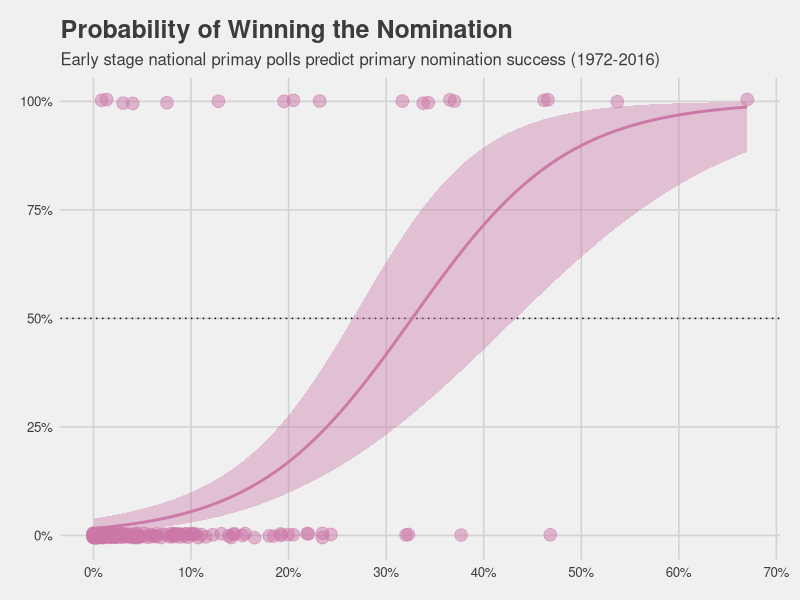
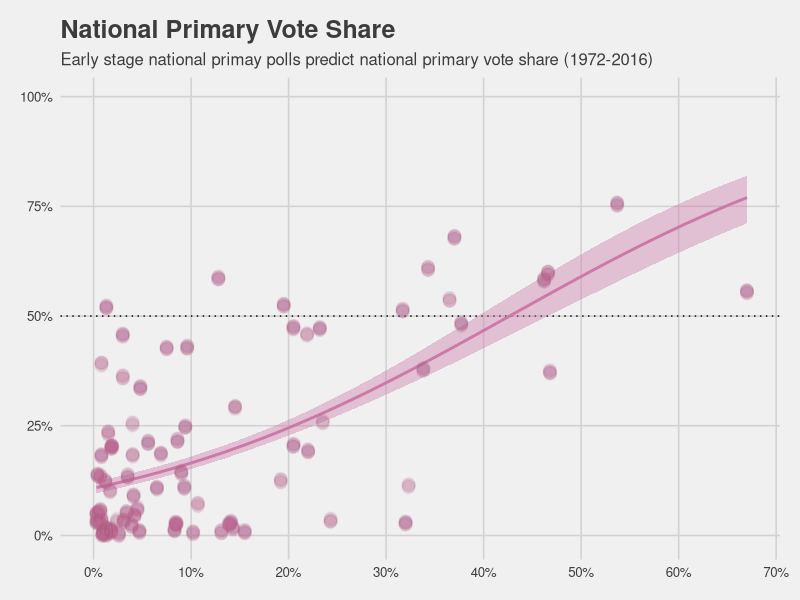
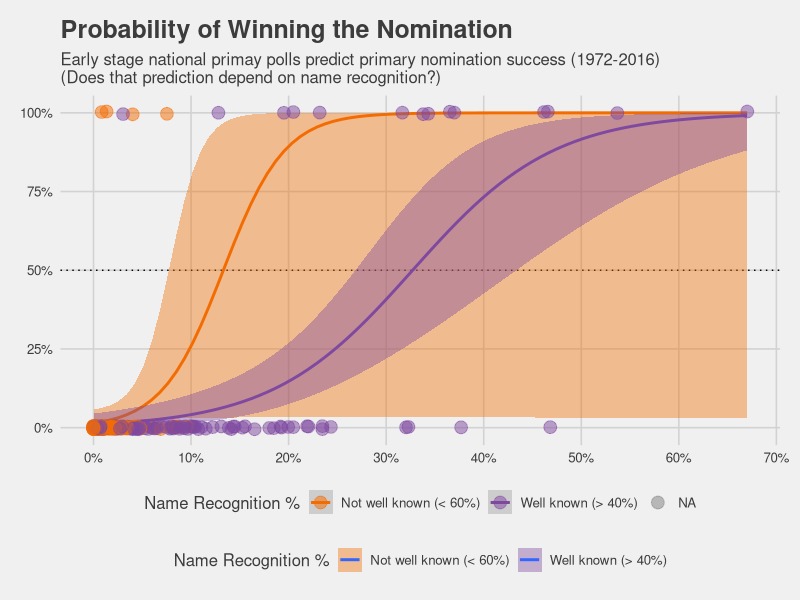
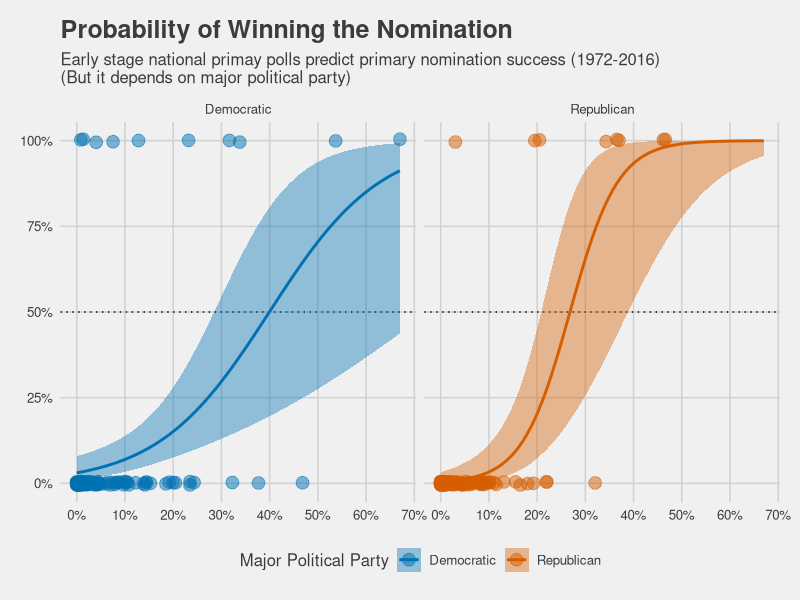

Generate these figures, in order, with R:
## ---- chunk 1

# Install and/or load packages

# install.packages("tidyverse")
# install.packages("readxl")
# install.packages("scales")
# install.packages("knitr")
# install.packages("kableExtra")
# install.packages("formattable")
# install.packages("ggthemes")
# install.packages("ggrepel")
# install.packages("effects")
# install.packages("pROC")

library(tidyverse)
library(readxl)
library(scales)
library(knitr)
library(kableExtra)
library(formattable)
library(ggthemes)
library(ggrepel)
library(effects)
library(pROC)

# Read polling average and name recognition data
primary_pollavrg_nr <- read_xlsx(path = "data/president_primary_pollavrg_name_recognition.xlsx", sheet = "clean", na = "-9999")

# Read primary results data
presidential_primary_results <- paste0(rep(c("democratic", "republican"), times = length(seq(1972, 2016, 4))), rep(seq(1972, 2016, 4), each = 2)) %>% 
  map_df(function(primary_sheet) {
    # read sheet
    # restructure so each candidate gets a row
    # add a primary party and primary year variable
    read_xlsx(path = "data/presidential_primary_results.xlsx", sheet = primary_sheet, na = "-9999") %>% 
      gather(key = candidate_lastname, value = result, -c(Date, State, note, metric)) %>% 
      mutate(primary_sheet = primary_sheet,
             primary_party = ifelse(str_detect(primary_sheet, pattern = "democratic"), "Democratic", "Republican"),
             election_year = parse_number(primary_sheet),
             incumbent_char = ifelse(str_detect(candidate_lastname, pattern = " incumbent"), "Incumbent",
                                     ifelse(!is.na(candidate_lastname), "Not incumbent", NA)),
             candidate_lastname = str_replace(candidate_lastname, pattern = " incumbent", replacement = ""),
             candidate_lastname = ifelse(candidate_lastname == "Ronald Reagan Yes", "Reagan", candidate_lastname))
  }) %>% 
  filter(primary_sheet != "republican1972" & metric == "count") %>% 
  rename(count = result) %>% 
  # vote count by election year, part, and candidate last name
  group_by(election_year, primary_party, candidate_lastname) %>% 
  mutate(primary_votecount = sum(count, na.rm = TRUE)) %>% 
  # vote share by election year and party
  group_by(election_year, primary_party) %>% 
  mutate(primary_voteshare = primary_votecount / sum(count, na.rm = TRUE)) %>% 
  ungroup()

# Create "High" and "Low" Name Recognition category
## First Half
primary_pollavrg_nr$well_known1_char <- with(primary_pollavrg_nr, 
                                             ifelse(name_recognition1 > 0.40, "Well known (> 40%)", 
                                                    ifelse(name_recognition1 < 0.60, "Not well known (< 60%)", NA)))

## Second Half
primary_pollavrg_nr$well_known2_char <- with(primary_pollavrg_nr, 
                                             ifelse(name_recognition2 > 0.40, "Well known (> 40%)", 
                                                    ifelse(name_recognition2 < 0.60, "Not well known (< 60%)", NA)))

# Create bins of polling averages
## First Half
primary_pollavrg_nr$poll_avrg1_group <- with(primary_pollavrg_nr, cut(poll_avrg1, breaks = c(-Inf, 0.02, 0.05, 0.10, 0.20, 0.35, Inf), include.lowest = FALSE))

## Second Half
primary_pollavrg_nr$poll_avrg2_group <- with(primary_pollavrg_nr, cut(poll_avrg2, breaks = c(-Inf, 0.02, 0.05, 0.10, 0.20, 0.35, Inf), include.lowest = FALSE))

# Candidate Last Name
primary_pollavrg_nr$candidate_lastname <- word(primary_pollavrg_nr$candidate, start = -1)

# Join polling average and primary results data
presidential_primary_results_pollavrg <- presidential_primary_results %>% 
  full_join(primary_pollavrg_nr, by = c("candidate_lastname", "primary_party", "election_year"))

# Create contrast for primary party
primary_pollavrg_nr$demVrep <- with(data = primary_pollavrg_nr, recode(primary_party, "Republican" = -0.5, "Democratic" = 0.5))

## ---- chunk 2

primary_pollavrg_nr %>% 
  ggplot(mapping = aes(x = poll_avrg1, y = nominee)) +
  geom_hline(yintercept = 0.50, linetype = "dotted") +
  geom_smooth(method = "glm", se = TRUE, method.args = list(family = binomial(link = "logit")), fill = "#cc79a7", color = "#cc79a7") +
  geom_point(size = 4, alpha = 0.50, color = "#cc79a7", position = position_jitter(height = 0.005, seed = 473928)) +
  scale_x_continuous(breaks = seq(0, 1, 0.10), labels = percent_format(accuracy = 1)) +
  scale_y_continuous(breaks = seq(0, 1, 0.25), labels = percent_format(accuracy = 1)) +
  labs(title = "Probability of Winning the Nomination", subtitle = "Early stage national primay polls predict primary nomination success (1972-2016)") +
  theme_fivethirtyeight()

## ---- chunk 3

presidential_primary_results_pollavrg %>% 
  ggplot(mapping = aes(x = poll_avrg1, y = primary_voteshare)) +
  geom_hline(yintercept = 0.50, linetype = "dotted") +
  geom_smooth(method = "glm", se = TRUE, method.args = list(family = binomial(link = "logit")), fill = "#cc79a7", color = "#cc79a7") +
  geom_point(size = 4, alpha = 0.025, color = "#cc79a7", position = position_jitter(height = 0.005, seed = 473928)) +
  scale_x_continuous(breaks = seq(0, 1, 0.10), labels = percent_format(accuracy = 1)) +
  scale_y_continuous(breaks = seq(0, 1, 0.25), labels = percent_format(accuracy = 1)) +
  labs(title = "National Primary Vote Share", subtitle = "Early stage national primay polls predict national primary vote share (1972-2016)") +
  theme_fivethirtyeight()

## ---- chunk 4

options(knitr.kable.NA = "—")

primary_pollavrg_nr %>% 
  count(poll_avrg1_group, name_recognition1, nominee) %>% 
  group_by(poll_avrg1_group, name_recognition1) %>% 
  mutate(nominee = recode(nominee, "0" = "lost", "1" = "won")) %>% 
  spread(key = nominee, value = n) %>% 
  mutate(cell_size = sum(c(lost, won), na.rm = TRUE)) %>% 
  ungroup() %>% 
  mutate_if(is.numeric, function(x) ifelse(is.na(x), 0, x)) %>% 
  mutate(poll_avrg1_group = factor(poll_avrg1_group, levels = levels(poll_avrg1_group), labels = c("0-2%", "2-5%", "5-10%", "10-20%", "20-35%", "35%+")),
         name_recognition1 = color_tile("white", "#0072b2")(name_recognition1),
         cell_size = color_tile("white", "#009e73")(cell_size)) %>% 
  select(poll_avrg1_group, name_recognition1, cell_size, lost, won) %>% 
  arrange(desc(poll_avrg1_group), name_recognition1) %>% 
  set_names(c("Early Stage National Polling Average", "Name Recognition", "# of Candidates", "# Lost", "# Won")) %>%
  kable(format = "html", escape = FALSE, caption = "Table displays the number of candidates who won their party's nomination depending on their early stage national polling average and name recognition. The blank polling average represents the 1992 Republican primary for which no early stage polling data are avaialble for George H.W. Bush, a high name recognition incumbent who won the nomination.") %>%
  kable_styling("hover", full_width = FALSE)

## ---- chunk 5

primary_pollavrg_nr %>% 
  ggplot(mapping = aes(x = poll_avrg1, y = nominee)) +
  geom_hline(yintercept = 0.50, linetype = "dotted") +
  geom_smooth(mapping = aes(fill = well_known1_char, color = well_known1_char), method = "glm", se = TRUE, method.args = list(family = binomial(link = "logit")), fullrange = TRUE) +
  geom_point(mapping = aes(color = well_known1_char), size = 4, alpha = 0.50, position = position_jitter(height = 0.005, seed = 473928)) +
  scale_x_continuous(breaks = seq(0, 1, 0.10), labels = percent_format(accuracy = 1)) +
  scale_y_continuous(breaks = seq(0, 1, 0.25), labels = percent_format(accuracy = 1)) +
  scale_fill_manual(values = c("#F36C02", "#7E499F")) +
  scale_color_manual(values = c("#F36C02", "#7E499F")) +
  labs(title = "Probability of Winning the Nomination", subtitle = "Early stage national primay polls predict primary nomination success (1972-2016) \n(Does that prediction depend on name recognition?)", fill = "Name Recognition %", color = "Name Recognition %") +
  theme_fivethirtyeight()

## ---- chunk 6

# polling averages only
# mean center continuous predictors
glm.fit0 <- glm(nominee ~ scale(poll_avrg1, scale = FALSE), data = primary_pollavrg_nr, family = binomial(link = "logit"), na.action = na.exclude)

# add name recognition and interaction
# mean center continuous predictors
glm.fit1 <- glm(nominee ~ scale(poll_avrg1, scale = FALSE) * scale(name_recognition1, scale = FALSE), data = primary_pollavrg_nr, family = binomial(link = "logit"), na.action = na.exclude)

# add political party contrast
# mean center continuous predictors
glm.fit2 <- glm(nominee ~ scale(poll_avrg1, scale = FALSE) * demVrep, data = primary_pollavrg_nr, family = binomial(link = "logit"), na.action = na.exclude)

list(glm.fit0, glm.fit1, glm.fit2) %>% 
  map_df(function(fit) {
    # set random seed
    set.seed(7940823)
    
    # fit roc
    roc.fit <- roc(response = primary_pollavrg_nr$nominee, predictor = predict(fit, type = "response"), plot = FALSE, ci = TRUE, ci.method = "boot")
    
    # return table
    tibble(auc = roc.fit$auc,
           lower = roc.fit$ci[1],
           upper = roc.fit$ci[2]) %>% 
      mutate_if(is.numeric, round, 2)
    
  }) %>% 
  mutate(model = c("National Polling Average Only", "National Polling Average x Name Recognition", "National Polling Average x Major Political Party")) %>% 
  select(model, auc, lower, upper) %>% 
  set_names(c("Model Description", "Diagnostic Accuracy", "Lower Bound", "Upper Bound")) %>%
  kable(format = "html", escape = FALSE, caption = "The table displays each models abilty 'diagnose' a candidate's nomination success. The lower and upper bounds together represent the [bootstrapped](https://en.wikipedia.org/wiki/Bootstrapping_(statistics)) 95% confidence interval. Diagnostic Accuracy is estimated from the Area Under the [Receiver Operating Characteristic Curve.](https://en.wikipedia.org/wiki/Receiver_operating_characteristic)") %>%
  kable_styling("hover", full_width = F)

## ---- chunk 7

primary_pollavrg_nr %>% 
  ggplot(mapping = aes(x = poll_avrg1, y = nominee)) +
  geom_hline(yintercept = 0.50, linetype = "dotted") +
  geom_smooth(mapping = aes(fill = primary_party, color = primary_party), method = "glm", se = TRUE, method.args = list(family = binomial(link = "logit")), fullrange = TRUE) +
  geom_point(mapping = aes(color = primary_party), size = 4, alpha = 0.50, position = position_jitter(height = 0.005, seed = 473928)) +
  scale_x_continuous(breaks = seq(0, 1, 0.10), labels = percent_format(accuracy = 1)) +
  scale_y_continuous(breaks = seq(0, 1, 0.25), labels = percent_format(accuracy = 1)) +
  scale_fill_manual(values = c("#0072b2", "#d55e00")) +
  scale_color_manual(values = c("#0072b2", "#d55e00")) +
  facet_grid(facets = ~ primary_party) +
  labs(title = "Probability of Winning the Nomination", subtitle = "Early stage national primay polls predict primary nomination success (1972-2016) \n(But it depends on major political party)", fill = "Major Political Party", color = "Major Political Party") +
  theme_fivethirtyeight()
